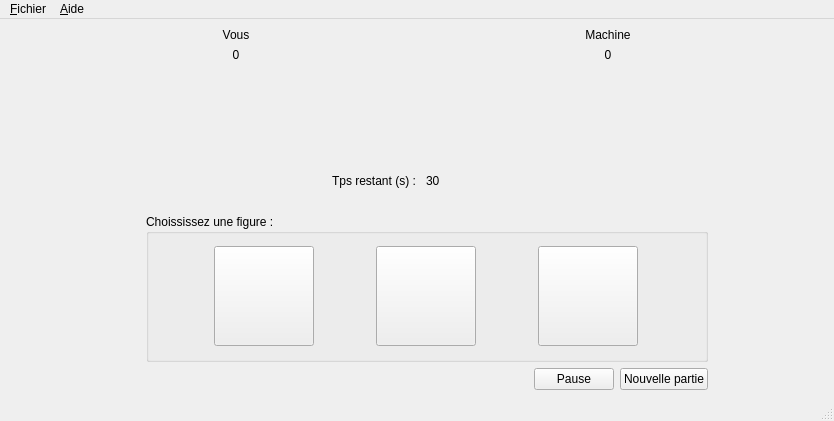
<?xml version="1.0" encoding="UTF-8"?>
<ui version="4.0">
 <class>MainWindow</class>
 <widget class="QMainWindow" name="MainWindow">
  <property name="geometry">
   <rect>
    <x>0</x>
    <y>0</y>
    <width>834</width>
    <height>421</height>
   </rect>
  </property>
  <property name="minimumSize">
   <size>
    <width>530</width>
    <height>410</height>
   </size>
  </property>
  <property name="windowTitle">
   <string>MainWindow</string>
  </property>
  <widget class="QWidget" name="centralwidget">
   <layout class="QHBoxLayout" name="horizontalLayout_8">
    <item>
     <spacer name="horizontalSpacer_8">
      <property name="orientation">
       <enum>Qt::Horizontal</enum>
      </property>
      <property name="sizeHint" stdset="0">
       <size>
        <width>40</width>
        <height>20</height>
       </size>
      </property>
     </spacer>
    </item>
    <item>
     <spacer name="verticalSpacer_2">
      <property name="orientation">
       <enum>Qt::Vertical</enum>
      </property>
      <property name="sizeHint" stdset="0">
       <size>
        <width>20</width>
        <height>40</height>
       </size>
      </property>
     </spacer>
    </item>
    <item>
     <layout class="QVBoxLayout" name="layoutSecondaire">
      <item>
       <layout class="QGridLayout" name="gridLayout">
        <property name="topMargin">
         <number>0</number>
        </property>
        <property name="rightMargin">
         <number>10</number>
        </property>
        <property name="bottomMargin">
         <number>20</number>
        </property>
        <item row="1" column="3">
         <layout class="QHBoxLayout" name="horizontalLayout_4">
          <item>
           <spacer name="horizontalSpacer_4">
            <property name="orientation">
             <enum>Qt::Horizontal</enum>
            </property>
            <property name="sizeHint" stdset="0">
             <size>
              <width>40</width>
              <height>20</height>
             </size>
            </property>
           </spacer>
          </item>
          <item>
           <widget class="QLabel" name="iconMachine">
            <property name="sizePolicy">
             <sizepolicy hsizetype="Fixed" vsizetype="Fixed">
              <horstretch>10</horstretch>
              <verstretch>10</verstretch>
             </sizepolicy>
            </property>
            <property name="minimumSize">
             <size>
              <width>100</width>
              <height>100</height>
             </size>
            </property>
            <property name="maximumSize">
             <size>
              <width>100</width>
              <height>100</height>
             </size>
            </property>
            <property name="text">
             <string/>
            </property>
            <property name="pixmap">
             <pixmap resource="ressourcesChifoumi.qrc">:/chifoumi/images/pierre.gif</pixmap>
            </property>
            <property name="scaledContents">
             <bool>true</bool>
            </property>
            <property name="alignment">
             <set>Qt::AlignCenter</set>
            </property>
           </widget>
          </item>
          <item>
           <spacer name="horizontalSpacer_5">
            <property name="orientation">
             <enum>Qt::Horizontal</enum>
            </property>
            <property name="sizeHint" stdset="0">
             <size>
              <width>40</width>
              <height>20</height>
             </size>
            </property>
           </spacer>
          </item>
         </layout>
        </item>
        <item row="0" column="3">
         <layout class="QVBoxLayout" name="verticalLayout_7">
          <item>
           <widget class="QLabel" name="labelMachine">
            <property name="text">
             <string>Machine</string>
            </property>
            <property name="alignment">
             <set>Qt::AlignCenter</set>
            </property>
           </widget>
          </item>
          <item>
           <widget class="QLabel" name="labelScoreMachine">
            <property name="text">
             <string>0</string>
            </property>
            <property name="alignment">
             <set>Qt::AlignCenter</set>
            </property>
           </widget>
          </item>
         </layout>
        </item>
        <item row="1" column="0">
         <layout class="QHBoxLayout" name="horizontalLayout_3">
          <item>
           <spacer name="horizontalSpacer">
            <property name="orientation">
             <enum>Qt::Horizontal</enum>
            </property>
            <property name="sizeHint" stdset="0">
             <size>
              <width>40</width>
              <height>20</height>
             </size>
            </property>
           </spacer>
          </item>
          <item>
           <widget class="QLabel" name="iconVous">
            <property name="sizePolicy">
             <sizepolicy hsizetype="Fixed" vsizetype="Fixed">
              <horstretch>10</horstretch>
              <verstretch>10</verstretch>
             </sizepolicy>
            </property>
            <property name="minimumSize">
             <size>
              <width>100</width>
              <height>100</height>
             </size>
            </property>
            <property name="maximumSize">
             <size>
              <width>100</width>
              <height>100</height>
             </size>
            </property>
            <property name="text">
             <string/>
            </property>
            <property name="pixmap">
             <pixmap resource="ressourcesChifoumi.qrc">:/chifoumi/images/ciseau.gif</pixmap>
            </property>
            <property name="scaledContents">
             <bool>true</bool>
            </property>
            <property name="alignment">
             <set>Qt::AlignCenter</set>
            </property>
           </widget>
          </item>
          <item>
           <spacer name="horizontalSpacer_2">
            <property name="orientation">
             <enum>Qt::Horizontal</enum>
            </property>
            <property name="sizeHint" stdset="0">
             <size>
              <width>40</width>
              <height>20</height>
             </size>
            </property>
           </spacer>
          </item>
         </layout>
        </item>
        <item row="0" column="0">
         <layout class="QVBoxLayout" name="verticalLayout_5">
          <property name="topMargin">
           <number>0</number>
          </property>
          <item>
           <widget class="QLabel" name="labelVous">
            <property name="text">
             <string>Vous</string>
            </property>
            <property name="alignment">
             <set>Qt::AlignCenter</set>
            </property>
           </widget>
          </item>
          <item>
           <widget class="QLabel" name="labelScoreVous">
            <property name="text">
             <string>0</string>
            </property>
            <property name="alignment">
             <set>Qt::AlignCenter</set>
            </property>
           </widget>
          </item>
         </layout>
        </item>
        <item row="2" column="1">
         <layout class="QHBoxLayout" name="horizontalLayout_6">
          <item>
           <widget class="QLabel" name="IntitulerTemps">
            <property name="text">
             <string>Tps restant (s) : </string>
            </property>
           </widget>
          </item>
          <item>
           <widget class="QLabel" name="timer">
            <property name="text">
             <string>30</string>
            </property>
           </widget>
          </item>
         </layout>
        </item>
        <item row="1" column="1">
         <layout class="QHBoxLayout" name="horizontalLayout_5">
          <property name="rightMargin">
           <number>0</number>
          </property>
          <item>
           <spacer name="horizontalSpacer_6">
            <property name="orientation">
             <enum>Qt::Horizontal</enum>
            </property>
            <property name="sizeHint" stdset="0">
             <size>
              <width>40</width>
              <height>20</height>
             </size>
            </property>
           </spacer>
          </item>
          <item>
           <widget class="QLabel" name="label_8">
            <property name="minimumSize">
             <size>
              <width>100</width>
              <height>100</height>
             </size>
            </property>
            <property name="maximumSize">
             <size>
              <width>100</width>
              <height>100</height>
             </size>
            </property>
            <property name="text">
             <string/>
            </property>
            <property name="pixmap">
             <pixmap resource="ressourcesChifoumi.qrc">:/chifoumi/images/versus.gif</pixmap>
            </property>
            <property name="alignment">
             <set>Qt::AlignCenter</set>
            </property>
           </widget>
          </item>
          <item>
           <spacer name="horizontalSpacer_7">
            <property name="orientation">
             <enum>Qt::Horizontal</enum>
            </property>
            <property name="sizeHint" stdset="0">
             <size>
              <width>40</width>
              <height>20</height>
             </size>
            </property>
           </spacer>
          </item>
         </layout>
        </item>
       </layout>
      </item>
      <item>
       <spacer name="verticalSpacer">
        <property name="orientation">
         <enum>Qt::Vertical</enum>
        </property>
        <property name="sizeHint" stdset="0">
         <size>
          <width>20</width>
          <height>40</height>
         </size>
        </property>
       </spacer>
      </item>
      <item>
       <layout class="QVBoxLayout" name="verticalLayout">
        <item>
         <widget class="QGroupBox" name="boxCoups">
          <property name="minimumSize">
           <size>
            <width>319</width>
            <height>148</height>
           </size>
          </property>
          <property name="title">
           <string>Choississez une figure :</string>
          </property>
          <layout class="QHBoxLayout" name="horizontalLayout_7">
           <item>
            <widget class="QPushButton" name="iconPierre">
             <property name="sizePolicy">
              <sizepolicy hsizetype="Fixed" vsizetype="Fixed">
               <horstretch>100</horstretch>
               <verstretch>100</verstretch>
              </sizepolicy>
             </property>
             <property name="minimumSize">
              <size>
               <width>100</width>
               <height>100</height>
              </size>
             </property>
             <property name="maximumSize">
              <size>
               <width>100</width>
               <height>100</height>
              </size>
             </property>
             <property name="baseSize">
              <size>
               <width>0</width>
               <height>0</height>
              </size>
             </property>
             <property name="text">
              <string/>
             </property>
             <property name="icon">
              <iconset resource="ressourcesChifoumi.qrc">
               <normaloff>:/chifoumi/images/pierre_115.png</normaloff>:/chifoumi/images/pierre_115.png</iconset>
             </property>
             <property name="iconSize">
              <size>
               <width>100</width>
               <height>100</height>
              </size>
             </property>
            </widget>
           </item>
           <item>
            <widget class="QPushButton" name="iconFeuille">
             <property name="sizePolicy">
              <sizepolicy hsizetype="Fixed" vsizetype="Fixed">
               <horstretch>10</horstretch>
               <verstretch>10</verstretch>
              </sizepolicy>
             </property>
             <property name="minimumSize">
              <size>
               <width>100</width>
               <height>100</height>
              </size>
             </property>
             <property name="maximumSize">
              <size>
               <width>100</width>
               <height>100</height>
              </size>
             </property>
             <property name="text">
              <string/>
             </property>
             <property name="icon">
              <iconset resource="ressourcesChifoumi.qrc">
               <normaloff>:/chifoumi/images/papier_115.png</normaloff>:/chifoumi/images/papier_115.png</iconset>
             </property>
             <property name="iconSize">
              <size>
               <width>100</width>
               <height>100</height>
              </size>
             </property>
            </widget>
           </item>
           <item>
            <widget class="QPushButton" name="iconCiseau">
             <property name="sizePolicy">
              <sizepolicy hsizetype="Fixed" vsizetype="Fixed">
               <horstretch>10</horstretch>
               <verstretch>10</verstretch>
              </sizepolicy>
             </property>
             <property name="minimumSize">
              <size>
               <width>100</width>
               <height>100</height>
              </size>
             </property>
             <property name="maximumSize">
              <size>
               <width>100</width>
               <height>100</height>
              </size>
             </property>
             <property name="text">
              <string/>
             </property>
             <property name="icon">
              <iconset resource="ressourcesChifoumi.qrc">
               <normaloff>:/chifoumi/images/ciseau_115.png</normaloff>:/chifoumi/images/ciseau_115.png</iconset>
             </property>
             <property name="iconSize">
              <size>
               <width>100</width>
               <height>100</height>
              </size>
             </property>
            </widget>
           </item>
          </layout>
         </widget>
        </item>
        <item>
         <layout class="QHBoxLayout" name="horizontalLayout_2">
          <item>
           <layout class="QHBoxLayout" name="horizontalLayout"/>
          </item>
          <item>
           <spacer name="horizontalSpacer_3">
            <property name="orientation">
             <enum>Qt::Horizontal</enum>
            </property>
            <property name="sizeHint" stdset="0">
             <size>
              <width>40</width>
              <height>20</height>
             </size>
            </property>
           </spacer>
          </item>
          <item>
           <widget class="QPushButton" name="Pause">
            <property name="text">
             <string>Pause</string>
            </property>
           </widget>
          </item>
          <item>
           <widget class="QPushButton" name="NvllPartie">
            <property name="text">
             <string>Nouvelle partie</string>
            </property>
           </widget>
          </item>
         </layout>
        </item>
       </layout>
      </item>
     </layout>
    </item>
    <item>
     <spacer name="horizontalSpacer_9">
      <property name="orientation">
       <enum>Qt::Horizontal</enum>
      </property>
      <property name="sizeHint" stdset="0">
       <size>
        <width>40</width>
        <height>20</height>
       </size>
      </property>
     </spacer>
    </item>
   </layout>
  </widget>
  <widget class="QMenuBar" name="menubar">
   <property name="geometry">
    <rect>
     <x>0</x>
     <y>0</y>
     <width>834</width>
     <height>21</height>
    </rect>
   </property>
   <widget class="QMenu" name="menuFichier">
    <property name="title">
     <string>&amp;Fichier</string>
    </property>
    <addaction name="actionQuitter"/>
   </widget>
   <widget class="QMenu" name="menuAide">
    <property name="title">
     <string>&amp;Aide</string>
    </property>
    <addaction name="actionA_propos_de"/>
   </widget>
   <addaction name="menuFichier"/>
   <addaction name="menuAide"/>
  </widget>
  <widget class="QStatusBar" name="statusbar"/>
  <action name="actionQuitter">
   <property name="text">
    <string>Quitter</string>
   </property>
   <property name="shortcut">
    <string>Alt+F3</string>
   </property>
  </action>
  <action name="actionA_propos_de">
   <property name="text">
    <string>A propos de...</string>
   </property>
   <property name="shortcut">
    <string>F1</string>
   </property>
  </action>
 </widget>
 <resources>
  <include location="ressourcesChifoumi.qrc"/>
 </resources>
 <connections/>
</ui>
